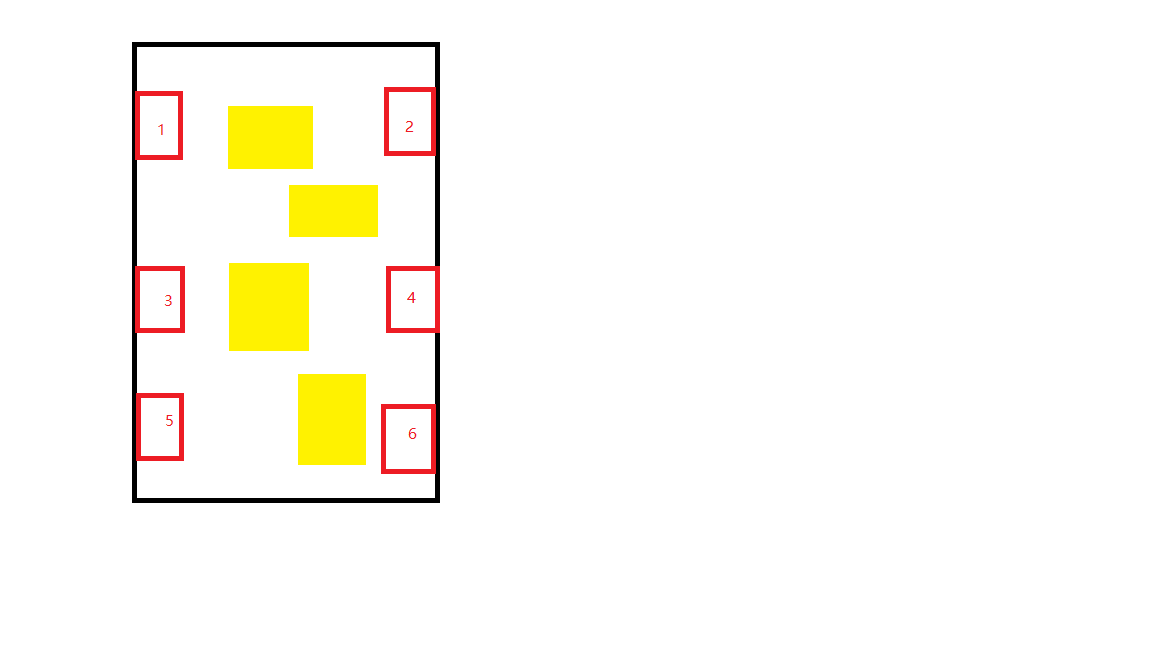
#> input picture firsttest/img.png, 1152 x 648 px
$ python main.py   (older library calls are emulated)
#> lines starting #> are read from the running program, lines starting #| are printed output that depends on the picture; after the words box and inside, x2 and y2 are one past the last pixel; in counts of white or black regions, pixels touching at a corner belong together
import cv2
import numpy as np
from scipy import ndimage


def gaussblur():
    kernel_3x3 = np.array([[-1, -1, -1], [-1, 8, -1], [-1, -1, -1]])
    kernel_5x5 = np.array([[-1, -1, -1, -1, -1],
                           [-1, 1, 2, 1, -1],
                           [-1, 2, 4, 2, -1],
                           [-1, 1, 2, 1, -1],
                           [-1, -1, -1, -1, -1]
                           ])
    img = cv2.imread("img.png", 0)
    k3 = ndimage.convolve(img, kernel_3x3)
    cv2.imshow("3*3", k3)
    cv2.imshow("img3", img)
    k5 = ndimage.convolve(img, kernel_3x3)
    cv2.imshow("img5", img)
    blurred = cv2.GaussianBlur(img, (11, 11), 0)
    g_hpf = img - blurred
    cv2.imshow("g-hpf", g_hpf)
    cv2.waitKey()
    cv2.destroyAllWindows()


def edge_detect():
    src = cv2.imread("img.png")
    blurredsrc = cv2.medianBlur(src, ksize=5)
    graysrc = cv2.cvtColor(blurredsrc, cv2.COLOR_RGB2GRAY)
    dest = graysrc
    cv2.Laplacian(graysrc, cv2.CV_8U, dest, ksize=5)
    cv2.imshow("result", dest)
    cv2.waitKey()
    cv2.destroyAllWindows()


def canny_test():
    src = cv2.imread("img.png")
    cv2.imshow("result", cv2.Canny(src, 200, 300))
    cv2.waitKey()
    cv2.destroyAllWindows()


def find_contours():
    img = cv2.imread("img.png")
#> img is the input picture: shape (648, 1152, 3); mean B, G, R 242.8, 250.2, 252.5
    cv2.imshow("img", img)
    gray = cv2.cvtColor(img, cv2.COLOR_RGB2GRAY)
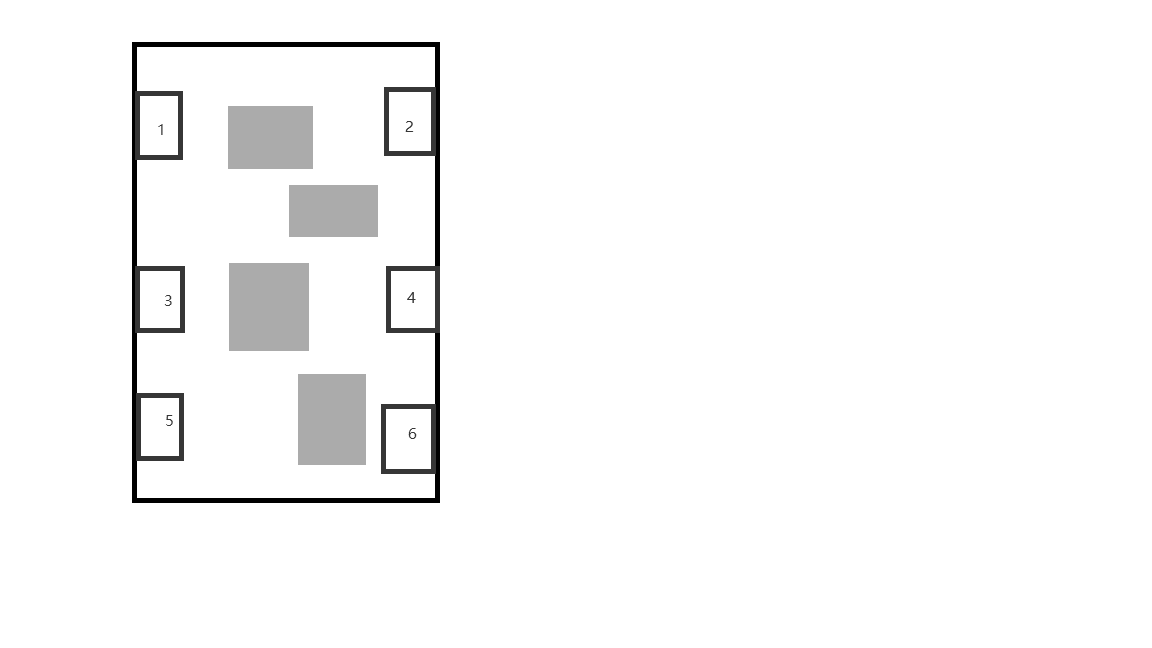
#> gray: shape (648, 1152); min 0, max 255, mean 248.3
    ret, binary = cv2.threshold(gray, 100, 255, cv2.THRESH_BINARY)
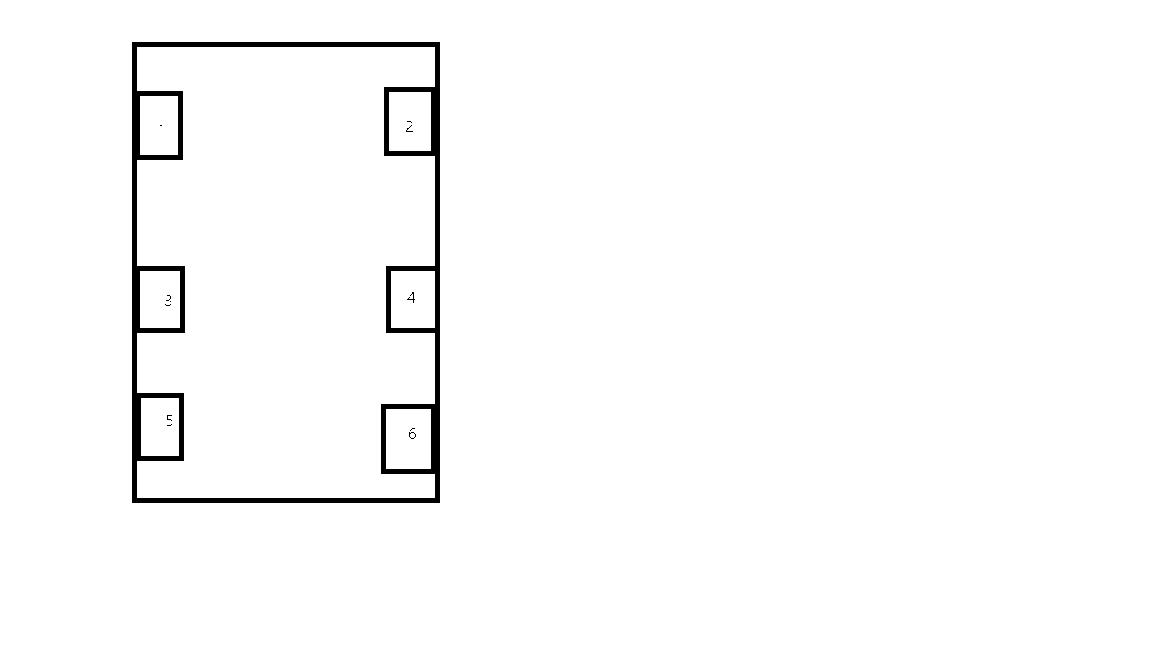
#> binary: shape (648, 1152); 98.2% white; 12 black regions (10 under 20 px)
    cv2.namedWindow('thresh', cv2.WINDOW_AUTOSIZE)
    cv2.imshow("thresh", binary)

    diffimg = gray - binary
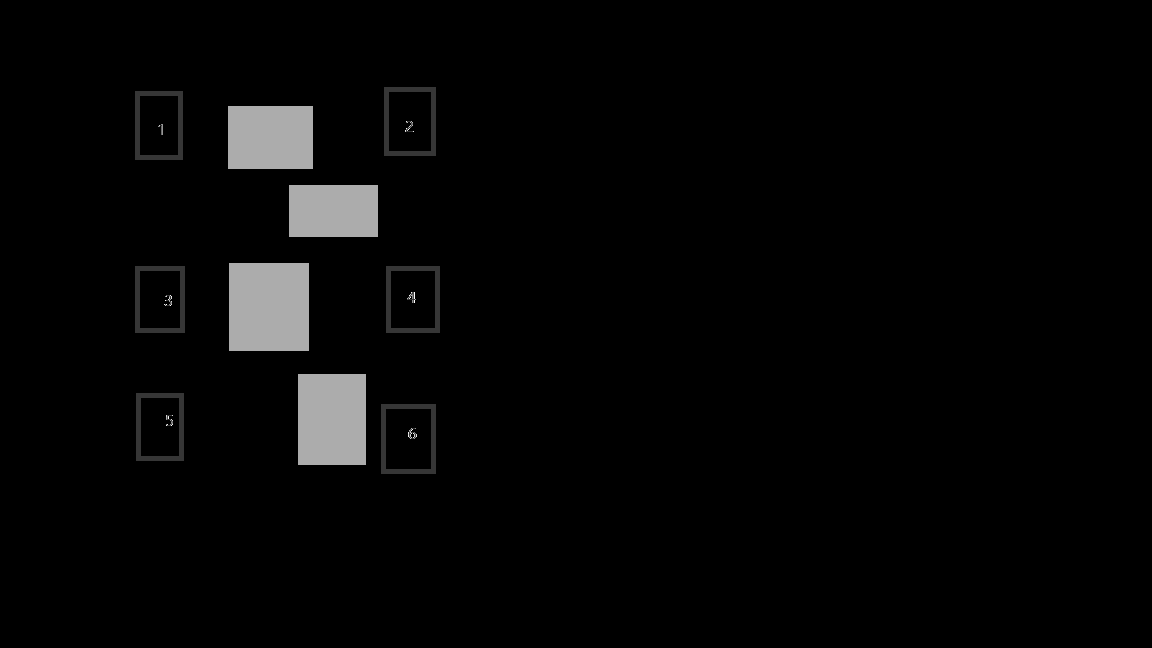
#> diffimg: shape (648, 1152); min 0, max 255, mean 5.9

    cv2.namedWindow('diffimg', cv2.WINDOW_AUTOSIZE)
    cv2.imshow("diffimg", diffimg)

    contours, hierarchy = cv2.findContours(diffimg, cv2.RETR_TREE, cv2.CHAIN_APPROX_SIMPLE)
#> contours = 24 contours, 4 with area under 20; largest, box (x1, y1, x2, y2) and area: (229, 263, 309, 351) 6873, (298, 374, 366, 465) 6030, (228, 106, 313, 169) 5208, (289, 185, 378, 237) 4488, (381, 404, 436, 474) 3726
    image = cv2.drawContours(img, contours, -1, (255, 0, 0), 2)
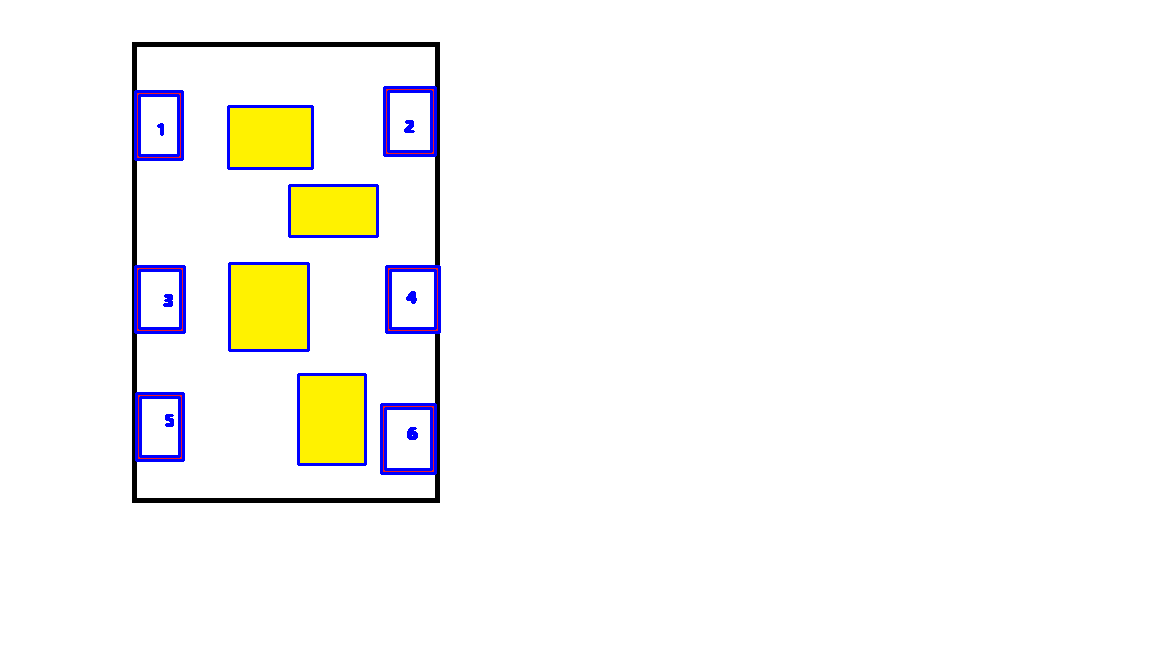
#> image: shape (648, 1152, 3); mean B, G, R 245.3, 247.9, 248.7
    cv2.namedWindow('contours', cv2.WINDOW_AUTOSIZE)
    cv2.imshow("contours", image)
    # # cv2.imshow("contours",img)
    cv2.waitKey()
    cv2.destroyAllWindows()


if __name__ == '__main__':
    # gaussblur()
    # edge_detect()
    # canny_test()
    find_contours()
